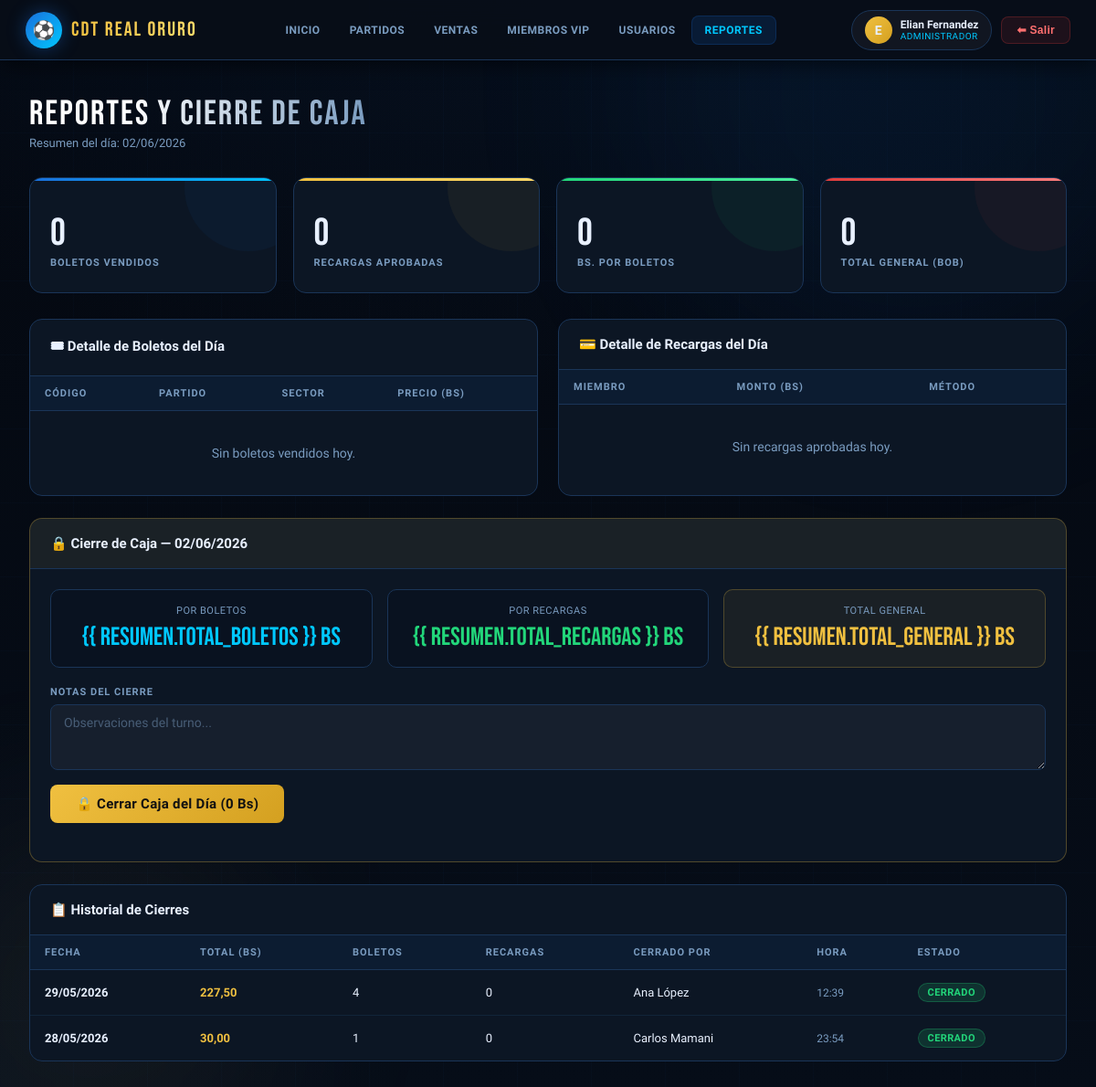
/reportes/cierre/ (signed in), run on an earlier commit of the app's database.
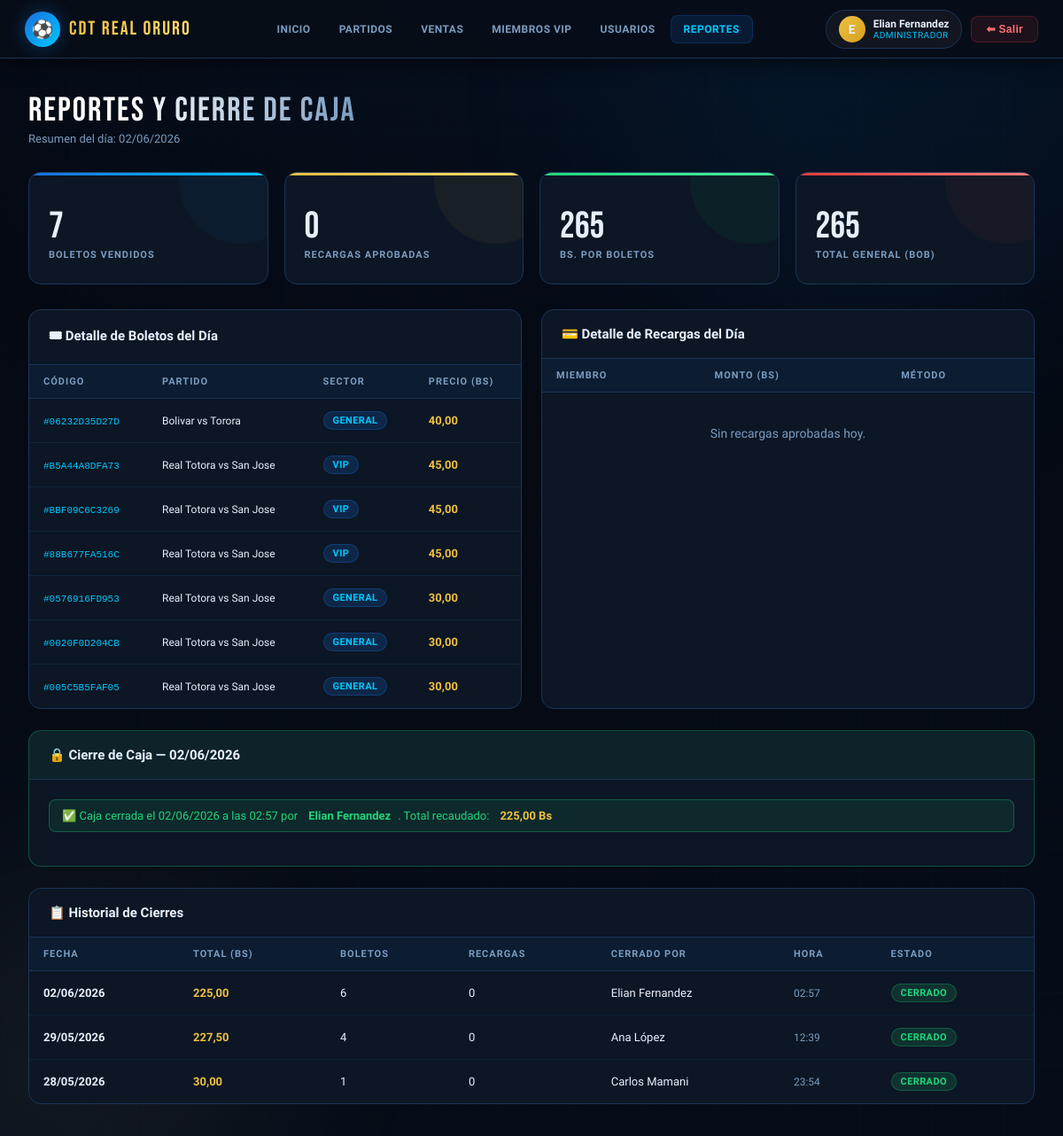
And on a later commit of the database.
### champinones/models.py (models this page shows, shortened)
class CierreCaja(models.Model):
    fecha = models.DateField(
        unique=True,
        verbose_name=_('Fecha'),
    )
    total_ventas_boletos = models.DecimalField(
        max_digits=12,
        decimal_places=2,
        default=0.00,
        verbose_name=_('Total por Venta de Boletos (BOB)'),
    )
    total_recargas = models.DecimalField(
        max_digits=12,
        decimal_places=2,
        default=0.00,
        verbose_name=_('Total por Recargas (BOB)'),
    )
    total_recaudado = models.DecimalField(
        max_digits=12,
        decimal_places=2,
        default=0.00,
        verbose_name=_('Total Recaudado (BOB)'),
    )
    cantidad_boletos = models.PositiveIntegerField(
        default=0,
        verbose_name=_('Cantidad de Boletos Vendidos'),
    )
    cantidad_recargas = models.PositiveIntegerField(
        default=0,
        verbose_name=_('Cantidad de Recargas Procesadas'),
    )
    usuario_cierre = models.ForeignKey(
        Usuario,
        on_delete=models.PROTECT,
        related_name='cierres_caja',
        verbose_name=_('Cerrado por'),
    )
    estado = models.CharField(
        max_length=8,
        choices=EstadoCierre.choices,
        default=EstadoCierre.ABIERTO,
        verbose_name=_('Estado'),
    )
    notas = models.TextField(
        blank=True,
        verbose_name=_('Notas del Cierre'),
    )
    fecha_cierre = models.DateTimeField(
        null=True, blank=True,
        verbose_name=_('Fecha y Hora del Cierre'),
    )
    class Meta:
        verbose_name        = _('Cierre de Caja')
        verbose_name_plural = _('Cierres de Caja')
        ordering            = ['-fecha']

class Usuario(AbstractUser):
    rol = models.CharField(
        max_length=10,
        choices=RolUsuario.choices,
        default=RolUsuario.PERSONAL,
        verbose_name=_('Rol'),
    )
    class Meta:
        verbose_name        = _('Usuario')
        verbose_name_plural = _('Usuarios')
        ordering            = ['username']
    @property
    def es_admin(self):
        return self.rol == RolUsuario.ADMIN or self.is_superuser

class Boleto(models.Model):
    class SectorAsiento(models.TextChoices):
        GENERAL   = 'GENERAL',   _('General')
        PREFERENTE = 'PREFERENTE', _('Preferente')
        VIP       = 'VIP',       _('VIP')
        PALCO     = 'PALCO',     _('Palco')
    evento = models.ForeignKey(
        Evento,
        on_delete=models.PROTECT,
        related_name='boletos',
        verbose_name=_('Evento'),
    )
    miembro_vip = models.ForeignKey(
        MiembroVIP,
        on_delete=models.SET_NULL,
        null=True, blank=True,
        related_name='boletos',
        verbose_name=_('Miembro VIP'),
    )
    vendido_por = models.ForeignKey(
        Usuario,
        on_delete=models.SET_NULL,
        null=True, blank=True,
        related_name='boletos_vendidos',
        verbose_name=_('Vendido por'),
    )
    sector = models.CharField(
        max_length=12,
        choices=SectorAsiento.choices,
        default=SectorAsiento.GENERAL,
        verbose_name=_('Sector'),
    )
    precio_pagado = models.DecimalField(
        max_digits=8,
        decimal_places=2,
        validators=[MinValueValidator(0)],
        verbose_name=_('Precio Pagado (BOB)'),
    )
    codigo = models.CharField(
        max_length=12,
        unique=True,
        default=generar_codigo_boleto,
        editable=False,
        verbose_name=_('Código Único'),
    )
    numero_factura = models.CharField(
        max_length=20,
        unique=True,
        editable=False,
        verbose_name=_('Número de Factura'),
        help_text=_('Generado automáticamente'),
        blank=True,
        null=True,
    )
    subtotal = models.DecimalField(
        max_digits=8,
        decimal_places=2,
        default=0.00,
        validators=[MinValueValidator(0)],
        verbose_name=_('Subtotal (BOB)'),
    )
    impuesto_iva = models.DecimalField(
        max_digits=8,
        decimal_places=2,
        default=0.00,
        validators=[MinValueValidator(0)],
        verbose_name=_('IVA 13% (BOB)'),
    )
    descuento = models.DecimalField(
        max_digits=8,
        decimal_places=2,
        default=0.00,
        validators=[MinValueValidator(0)],
        verbose_name=_('Descuento (BOB)'),
    )
    total_factura = models.DecimalField(
        max_digits=8,
        decimal_places=2,
        editable=False,
        verbose_name=_('Total Factura (BOB)'),
        default=0.00,
    )
    fecha_compra = models.DateTimeField(
        default=timezone.now,
        verbose_name=_('Fecha de Compra'),
    )
    pago_con_saldo_vip = models.BooleanField(
        default=False,
        verbose_name=_('Pagado con Saldo VIP'),
    )
    metodo_pago = models.CharField(
        max_length=20,
        choices=[
            ('EFECTIVO', _('Efectivo')),
            ('TARJETA', _('Tarjeta')),
            ('SALDO_VIP', _('Saldo VIP')),
            ('OTRO', _('Otro')),
        ],
        default='EFECTIVO',
        verbose_name=_('Método de Pago'),
    )
    referencia_pago = models.CharField(
        max_length=50,
        blank=True,
        verbose_name=_('Referencia de Pago (transacción, talón, etc.)'),
    )
    observaciones = models.TextField(
        blank=True,
        verbose_name=_('Observaciones'),
    )
    class Meta:
        verbose_name        = _('Boleto')
        verbose_name_plural = _('Boletos')
        ordering            = ['-fecha_compra']

class Evento(models.Model):
    class EstadoEvento(models.TextChoices):
        PROGRAMADO = 'PROGRAMADO', _('Programado')
        EN_CURSO   = 'EN_CURSO',   _('En Curso')
        FINALIZADO = 'FINALIZADO', _('Finalizado')
        CANCELADO  = 'CANCELADO',  _('Cancelado')
    nombre = models.CharField(
        max_length=200,
        verbose_name=_('Nombre del Evento'),
    )
    equipo_local = models.CharField(
        max_length=100,
        verbose_name=_('Equipo Local'),
    )
    equipo_visitante = models.CharField(
        max_length=100,
        verbose_name=_('Equipo Visitante'),
    )
    fecha = models.DateField(
        verbose_name=_('Fecha'),
    )
    hora = models.TimeField(
        verbose_name=_('Hora'),
    )
    precio_base = models.DecimalField(
        max_digits=8,
        decimal_places=2,
        validators=[MinValueValidator(0)],
        verbose_name=_('Precio Base (BOB)'),
    )
    capacidad_total = models.PositiveIntegerField(
        verbose_name=_('Capacidad Total'),
    )
    capacidad_disponible = models.PositiveIntegerField(
        verbose_name=_('Capacidad Disponible'),
    )
    estado = models.CharField(
        max_length=12,
        choices=EstadoEvento.choices,
        default=EstadoEvento.PROGRAMADO,
        verbose_name=_('Estado'),
    )
    descripcion = models.TextField(
        blank=True,
        verbose_name=_('Descripción'),
    )
    creado_por = models.ForeignKey(
        Usuario,
        on_delete=models.SET_NULL,
        null=True, blank=True,
        related_name='eventos_creados',
        verbose_name=_('Creado por'),
    )
    fecha_creacion = models.DateTimeField(auto_now_add=True)
    class Meta:
        verbose_name        = _('Evento')
        verbose_name_plural = _('Eventos')
        ordering            = ['fecha', 'hora']
    SECTOR_MULTIPLIERS = {
        'GENERAL': Decimal('1.00'),
        'PREFERENTE': Decimal('1.25'),
        'VIP': Decimal('1.50'),
        'PALCO': Decimal('2.00'),
    }

### champinones/views.py (the view, shortened to what this page needs)
# urls.py: path('reportes/cierre/',   views.cierre_caja,    name='cierre_caja'),
@login_required
@user_passes_test(es_personal_o_admin)
def cierre_caja(request):
    hoy = localdate()
    cierre_existente = CierreCaja.objects.filter(
        fecha=hoy, estado=EstadoCierre.CERRADO
    ).first()
    boletos_hoy  = Boleto.objects.filter(fecha_compra__date=hoy)
    recargas_hoy = Recarga.objects.filter(
        fecha_solicitud__date=hoy,
        estado=Recarga.EstadoRecarga.APROBADA,
    )
    agg_boletos  = boletos_hoy.aggregate(total=Sum('precio_pagado'), cant=Count('pk'))
    agg_recargas = recargas_hoy.aggregate(total=Sum('monto'), cant=Count('pk'))
    total_boletos  = agg_boletos['total']  or Decimal('0')
    total_recargas = agg_recargas['total'] or Decimal('0')
    cant_boletos   = agg_boletos['cant']   or 0
    cant_recargas  = agg_recargas['cant']  or 0
    resumen = {
        'fecha':             hoy,
        'total_boletos':     total_boletos,
        'total_recargas':    total_recargas,
        'total_general':     total_boletos + total_recargas,
        'cantidad_boletos':  cant_boletos,
        'cantidad_recargas': cant_recargas,
        'detalle_boletos':   boletos_hoy.select_related('evento', 'miembro_vip'),
        'detalle_recargas':  recargas_hoy.select_related('miembro'),
    }
    form = CierreCajaForm()
    historial = CierreCaja.objects.order_by('-fecha')[:10]
    return render(request, 'portal/reportes.html', {
        'form':             form,
        'resumen':          resumen,
        'cierre_hoy':       cierre_existente,
        'historial_cierres': historial,
    })

### champinones/forms.py
class CierreCajaForm(StyledFormMixin, forms.ModelForm):
    class Meta:
        model  = CierreCaja
        fields = ('notas',)
        labels = {'notas': _('Notas del Cierre')}
        widgets = {'notas': forms.Textarea(attrs={'rows': 3, 'placeholder': 'Observaciones...'})}

### champinones/forms.py (called while the page is built)
    def apply_styles(self):
        for field_name, field in self.fields.items():
            existing = field.widget.attrs.get('class', '')
            field.widget.attrs['class'] = f'{existing} {self.FIELD_CSS}'.strip()
            if not field.widget.attrs.get('placeholder'):
                field.widget.attrs['placeholder'] = field.label or field_name

### champinones/views.py (called while the page is built)
def es_personal_o_admin(user):
    return user.is_authenticated and user.rol in (RolUsuario.ADMIN, RolUsuario.PERSONAL)

### champinones/templates/portal/reportes.html (shortened to what the changed rows need)
{% extends "portal/base_portal.html" %}
{% block content %}
<div class="page">
  <div class="page-header">
  </div>
  <div class="stats-grid">
    <div class="stat-card blue">
      <div class="stat-value">{{ resumen.cantidad_boletos }}</div>
      <div class="stat-label">Boletos Vendidos</div>
    </div>
    <div class="stat-card green">
      <div class="stat-value">{{ resumen.total_boletos }}</div>
      <div class="stat-label">Bs. por Boletos</div>
    </div>
    <div class="stat-card red">
      <div class="stat-value">{{ resumen.total_general }}</div>
      <div class="stat-label">Total General (BOB)</div>
    </div>
  </div>
  <div class="dash-grid" style="margin-bottom:24px;">
    <div class="card">
      <div class="card-body" style="padding:0;">
        <table>
          <thead>
            <tr>
              <th>Código</th>
              <th>Partido</th>
              <th>Sector</th>
              <th>Precio (Bs)</th>
            </tr>
          </thead>
          <tbody>
            {% for b in resumen.detalle_boletos %}
            <tr>
              <td><code style="color:var(--accent-cyan);font-size:11px;">#{{ b.codigo }}</code></td>
              <td style="font-size:12px;">{{ b.evento.equipo_local }} vs {{ b.evento.equipo_visitante }}</td>
              <td><span class="badge badge-blue">{{ b.get_sector_display }}</span></td>
              <td><strong style="color:var(--accent-gold);">{{ b.precio_pagado }}</strong></td>
            </tr>
            {% empty %}
            <tr>
              <td colspan="4">
                <div class="empty-state" style="padding:24px;">
                  <p>Sin boletos vendidos hoy.</p>
                </div>
              </td>
            </tr>
            {% endfor %}
          </tbody>
        </table>
      </div>
    </div>
    <div class="card">
      <div class="card-body" style="padding:0;">
        <table>
          <thead>
            <tr>
              <th>Miembro</th>
              <th>Monto (Bs)</th>
              <th>Método</th>
            </tr>
          </thead>
        </table>
      </div>
    </div>
  </div>
  <div class="card"
    style="border-color:{% if cierre_hoy %}rgba(34,214,122,.3){% else %}rgba(240,192,64,.3){% endif %};">
    <div class="card-body">
      {% if cierre_hoy %}
      <div class="alert alert-success" style="display:flex;">
        ✅ Caja cerrada el {{ cierre_hoy.fecha_cierre|date:"d/m/Y" }} a las {{ cierre_hoy.fecha_cierre|time:"H:i" }}
        por <strong style="margin-left:4px;">{{ cierre_hoy.usuario_cierre.get_full_name }}</strong>.
        Total recaudado: <strong style="color:var(--accent-gold);margin-left:4px;">{{ cierre_hoy.total_recaudado }}
          Bs</strong>
      </div>
      {% else %}
      <div style="margin-bottom:20px;">
        <div style="display:grid;grid-template-columns:1fr 1fr 1fr;gap:16px;margin-bottom:20px;">
          <div
            style="text-align:center;padding:16px;background:var(--bg-card2);border-radius:10px;border:1px solid var(--border);">
            <div
              style="font-size:11px;color:var(--text-secondary);text-transform:uppercase;letter-spacing:.5px;margin-bottom:6px;">
              Por Boletos</div>
            <div style="font-family:'Bebas Neue',cursive;font-size:28px;color:var(--accent-cyan);">{{
              resumen.total_boletos }} Bs</div>
          </div>
          <div
            style="text-align:center;padding:16px;background:var(--bg-card2);border-radius:10px;border:1px solid var(--border);">
            <div
              style="font-size:11px;color:var(--text-secondary);text-transform:uppercase;letter-spacing:.5px;margin-bottom:6px;">
              Por Recargas</div>
            <div style="font-family:'Bebas Neue',cursive;font-size:28px;color:var(--accent-green);">{{
              resumen.total_recargas }} Bs</div>
          </div>
          <div
            style="text-align:center;padding:16px;background:rgba(240,192,64,.06);border-radius:10px;border:1px solid rgba(240,192,64,.25);">
            <div
              style="font-size:11px;color:var(--text-secondary);text-transform:uppercase;letter-spacing:.5px;margin-bottom:6px;">
              Total General</div>
            <div style="font-family:'Bebas Neue',cursive;font-size:28px;color:var(--accent-gold);">{{
              resumen.total_general }} Bs</div>
          </div>
        </div>
        <form method="post">
          <div class="form-group-inner" style="margin-bottom:16px;">
            <label>Notas del Cierre</label>
            <textarea name="notas" class="form-input" rows="3" placeholder="Observaciones del turno..."></textarea>
          </div>
          <button type="submit" class="btn btn-warning" style="font-size:15px;padding:12px 28px;">🔒 Cerrar Caja del Día
            ({{ resumen.total_general }} Bs)</button>
        </form>
      </div>
      {% endif %}
    </div>
  </div>
  <div class="card" style="margin-top:24px;">
    <div class="card-body" style="padding:0;">
      <table>
        <thead>
          <tr>
            <th>Fecha</th>
            <th>Total (Bs)</th>
            <th>Boletos</th>
            <th>Recargas</th>
            <th>Cerrado por</th>
            <th>Hora</th>
            <th>Estado</th>
          </tr>
        </thead>
        <tbody>
          {% for c in historial_cierres %}
          <tr>
            <td><strong>{{ c.fecha|date:"d/m/Y" }}</strong></td>
            <td><strong style="color:var(--accent-gold);">{{ c.total_recaudado }}</strong></td>
            <td>{{ c.cantidad_boletos }}</td>
            <td>{{ c.cantidad_recargas }}</td>
            <td>{{ c.usuario_cierre.get_full_name }}</td>
            <td style="font-size:12px;color:var(--text-secondary);">{% if c.fecha_cierre %}{{ c.fecha_cierre|time:"H:i" }}{% else %}—{% endif %}</td>
            <td><span class="badge {% if c.estado == 'CERRADO' %}badge-green{% else %}badge-gold{% endif %}">{{ c.get_estado_display }}</span></td>
          </tr>
          {% endfor %}
        </tbody>
      </table>
    </div>
  </div>
</div>
{% endblock %}

What changed in the data, as far as the page shows it:
added Boleto: codigo "06232D35D27D", evento.equipo_local "Bolivar", evento.equipo_visitante "Torora", sector "GENERAL", precio_pagado "40,00"
added Boleto: codigo "B5A44A8DFA73", evento.equipo_local "Real Totora", evento.equipo_visitante "San Jose", sector "VIP", precio_pagado "45,00"
added Boleto: codigo "BBF09C6C3269", evento.equipo_local "Real Totora", evento.equipo_visitante "San Jose", sector "VIP", precio_pagado "45,00"
added Boleto: codigo "88B677FA516C", evento.equipo_local "Real Totora", evento.equipo_visitante "San Jose", sector "VIP", precio_pagado "45,00"
added Boleto: codigo "0576916FD953", evento.equipo_local "Real Totora", evento.equipo_visitante "San Jose", sector "GENERAL", precio_pagado "30,00"
added Boleto: codigo "0020F0D204CB", evento.equipo_local "Real Totora", evento.equipo_visitante "San Jose", sector "GENERAL", precio_pagado "30,00"
added Boleto: codigo "005C5B5FAF05", evento.equipo_local "Real Totora", evento.equipo_visitante "San Jose", sector "GENERAL", precio_pagado "30,00"
added CierreCaja: fecha_cierre "02/06/2026", fecha_cierre "02:57", usuario_cierre.get_full_name "Elian Fernandez", total_recaudado "225,00", fecha "02/06/2026", cantidad_boletos "6", cantidad_recargas "0", estado "CERRADO"
Also different on the page:
{{ resumen.cantidad_boletos }}: "0" → "7"
{{ resumen.total_boletos }}: "0" → "265"
{{ resumen.total_general }}: "0" → "265"
{{ resumen.total_general }}: "0" → (not shown)
text no longer shown: "Sin boletos vendidos hoy. POR BOLETOS {{ resumen.total_boletos }} Bs POR RECARGAS {{ resumen.total_recargas }} Bs TOTAL GENERAL {{ resumen.total_general }} Bs NOTAS DEL CIERRE 🔒 Cerrar Caja del Día ( Bs)"
text now shown: "✅ Caja cerrada el a las por . Total recaudado: Bs"
